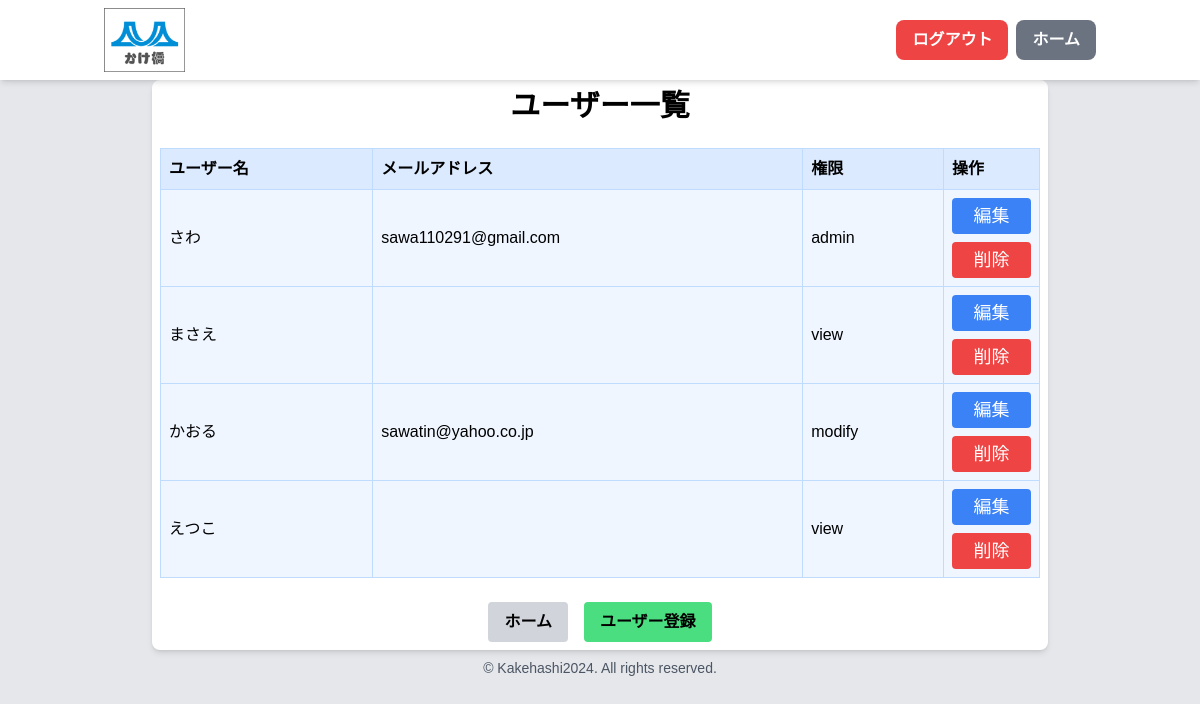
Page /user_list.php (signed in) on the committed database.
### tables this page shows
CREATE TABLE `users` (
  `id` int(11) NOT NULL,
  `username` varchar(255) NOT NULL,
  `email` varchar(255) DEFAULT NULL,
  `password` varchar(255) NOT NULL,
  `role` enum('admin','modify','view') NOT NULL,
  `created_at` timestamp NOT NULL DEFAULT current_timestamp(),
  `updated_at` timestamp NOT NULL DEFAULT current_timestamp() ON UPDATE current_timestamp()
);

### funcs.php (called while the page is built, shortened)
<?php
function h($str) {
    return htmlspecialchars($str, ENT_QUOTES, 'UTF-8');
}

### user_list.php (the view, shortened to what this page needs)
<?php
require_once 'funcs.php';
$pdo = db_conn();
$stmt = $pdo->prepare("SELECT u.id, u.username, u.email, u.role FROM users u
                      JOIN group_members gm ON u.id = gm.user_id
                      WHERE gm.group_id = ?");
$stmt->execute([$_SESSION['group_id']]);
$users = $stmt->fetchAll(PDO::FETCH_ASSOC);
?>
<!DOCTYPE html>
<html lang="ja">
<head>
    <script src="https://cdn.tailwindcss.com"></script>
    <link rel="stylesheet" href="styles/main.css">
</head>
<body class="bg-gray-200" id="body">
    <?php include 'header0.php'; ?>
    <div class="container mx-auto mt-20 p-2 bg-white rounded-lg shadow-md max-w-4xl">
        <h1 class="text-3xl font-bold mb-6 text-center">ユーザー一覧</h1>
        <div class="overflow-x-auto">
            <table class="w-full mb-6 bg-blue-50 border-collapse border border-blue-200">
                <thead>
                    <tr class="bg-blue-100">
                        <th class="text-left sm:text-base text-xs font-semibold p-2 border border-blue-200">ユーザー名</th>
                        <th class="text-left sm:text-base text-xs font-semibold p-2 border border-blue-200">メールアドレス</th>
                        <th class="text-left sm:text-base text-xs font-semibold p-2 border border-blue-200">権限</th>
                        <?php if ($_SESSION['role'] == 'admin') : ?>
                            <th class="text-left sm:text-base text-xs font-semibold p-2 border border-blue-200 w-16 sm:w-24">操作</th>
                        <?php endif; ?>
                    </tr>
                </thead>
                <tbody>
                    <?php foreach ($users as $user) : ?>
                        <tr class="hover:bg-blue-100 transition-colors duration-200 td:first-of-type">
                            <td class="sm:text-base text-xs p-2 border border-blue-200"><?= h($user['username']) ?></td>
                            <td class="sm:text-base text-xs p-2 border border-blue-200"><?= h($user['email']) ?></td>
                            <td class="sm:text-base text-xs p-2 border border-blue-200"><?= h($user['role']) ?></td>
                            <?php if ($_SESSION['role'] == 'admin') : ?>
                                <td class="text-xs sm:text-base md:text-lg p-2 border border-blue-200 extra-column">
                                    <div class="flex flex-col space-y-2">
                                        <a href="user_edit.php?id=<?= $user['id'] ?>" class="text-center py-1 px-2 bg-blue-500 text-white hover:bg-blue-700 rounded">編集</a>
                                        <a href="user_delete.php?id=<?= $user['id'] ?>" class="text-center py-1 px-2 bg-red-500 text-white hover:bg-red-700 rounded" onclick="return confirm('本当に削除しますか？');">削除</a>
                                    </div>
                                </td>
                            <?php endif; ?>
                        </tr>
                    <?php endforeach; ?>
                </tbody>
            </table>
        </div>
        <div class="flex justify-center space-x-4">
            <a href="home.php" class="bg-gray-300 hover:bg-gray-400 text-black font-bold py-2 px-4 rounded text-sm sm:text-base transition duration-300">
                ホーム
            </a>
            <a href="user_register.php" class="bg-green-400 hover:bg-green-500 text-black font-bold py-2 px-4 rounded text-sm sm:text-base transition duration-300">
                ユーザー登録
            </a>
        </div>
    </div>
    <p class="text-sm mt-2 text-gray-600 text-center">&copy; Kakehashi2024. All rights reserved.</p>
</body>
</html>

### styles/main.css (style rules this page uses)
body { font-family: 'Noto Sans JP', sans-serif; font-size: 18px; line-height: 1.6; }

### rows in the picture
users: username "さわ", email "sawa110291@gmail.com", role "admin"
users: username "まさえ", role "view"
users: username "かおる", email "sawatin@yahoo.co.jp", role "modify"
users: username "えつこ", role "view"
